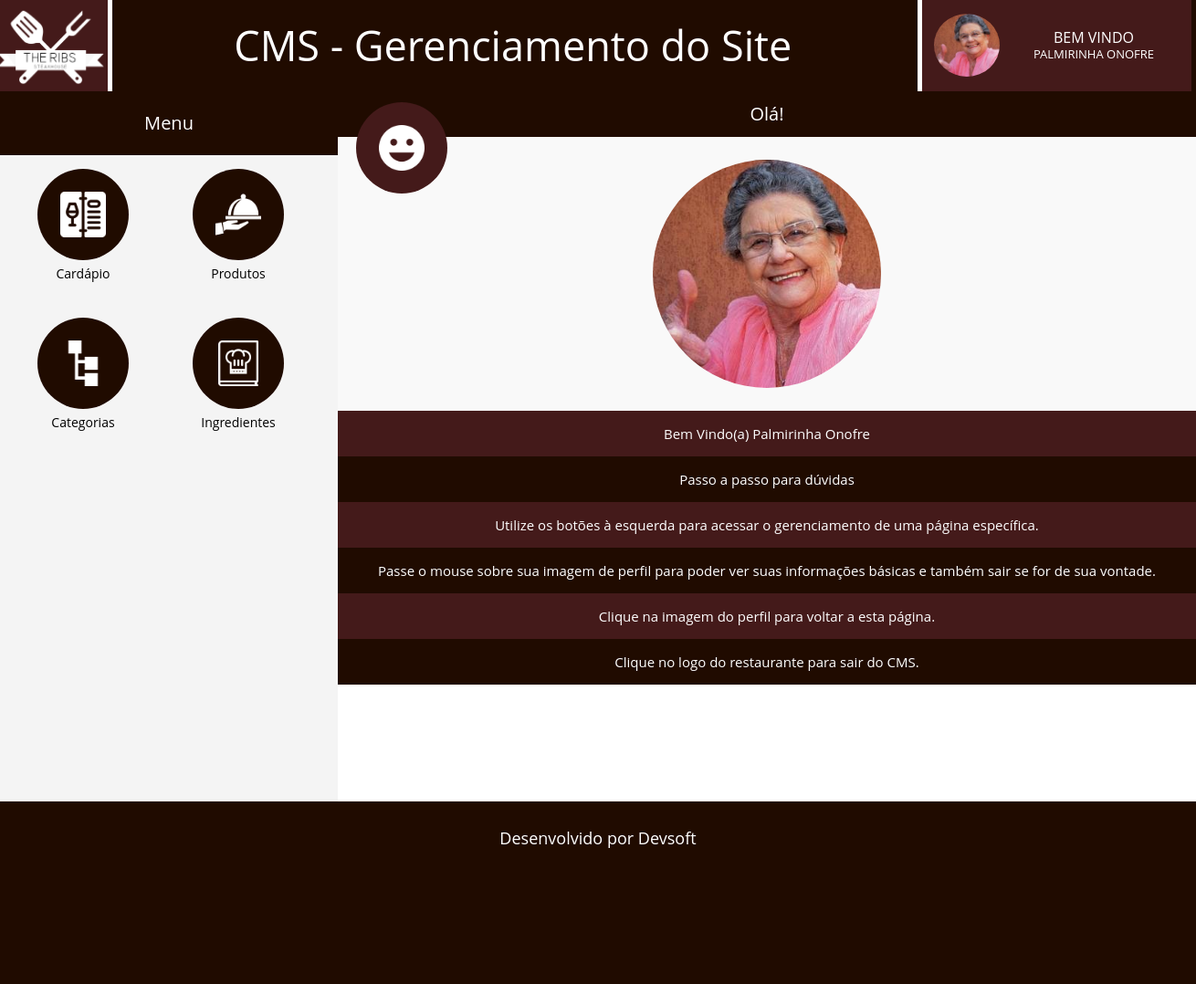
The page /cms/home.php (signed in) on the database its author committed.
### tables this page shows
CREATE TABLE `tbl_funcionario` (
  `id_funcionario` int(11) NOT NULL AUTO_INCREMENT,
  `id_restaurante` int(11) DEFAULT NULL,
  `id_cargo` int(11) NOT NULL,
  `id_endereco` int(11) NOT NULL,
  `cpf` varchar(15) NOT NULL,
  `nome_completo` varchar(200) NOT NULL,
  `num_registro` varchar(12) NOT NULL,
  `sexo` char(1) NOT NULL,
  `telefone` varchar(14) DEFAULT NULL,
  `celular` varchar(15) NOT NULL,
  `salario` float(11,2) NOT NULL,
  `dt_nasc` date NOT NULL,
  `statusMDM` tinyint(1) NOT NULL,
  `foto` varchar(200) NOT NULL,
  `email` varchar(80) NOT NULL,
  `dia_pagamento` varchar(2) NOT NULL,
  `comissao` float(3,2) DEFAULT NULL,
  `login` varchar(45) NOT NULL,
  `senha` varchar(45) NOT NULL,
  PRIMARY KEY (`id_funcionario`),
  UNIQUE KEY `cpf_UNIQUE` (`cpf`),
  UNIQUE KEY `login_UNIQUE` (`login`),
  UNIQUE KEY `email_UNIQUE` (`email`),
  KEY `fk_id_restaurante_idx` (`id_restaurante`),
  KEY `fk_id_endereco_idx` (`id_endereco`),
  KEY `fk_id_cargo_idx` (`id_cargo`),
  CONSTRAINT `fk_id_cargo` FOREIGN KEY (`id_cargo`) REFERENCES `tbl_cargo` (`id_cargo`) ON DELETE NO ACTION ON UPDATE NO ACTION,
  CONSTRAINT `fk_id_endereco` FOREIGN KEY (`id_endereco`) REFERENCES `tbl_endereco` (`id_endereco`) ON DELETE NO ACTION ON UPDATE NO ACTION,
  CONSTRAINT `fk_id_restaurante` FOREIGN KEY (`id_restaurante`) REFERENCES `tbl_restaurante` (`id_restaurante`) ON DELETE NO ACTION ON UPDATE NO ACTION
);

CREATE TABLE `tbl_cargopermissao` (
  `id_cargoPermissao` int(11) NOT NULL AUTO_INCREMENT,
  `id_cargo` int(11) NOT NULL,
  `id_permissao` int(11) NOT NULL,
  PRIMARY KEY (`id_cargoPermissao`),
  KEY `fk_id_cargo_idx` (`id_cargo`),
  KEY `fk_id_permissao_idx` (`id_permissao`),
  CONSTRAINT `fk_id_cargo2` FOREIGN KEY (`id_cargo`) REFERENCES `tbl_cargo` (`id_cargo`) ON DELETE NO ACTION ON UPDATE NO ACTION,
  CONSTRAINT `fk_id_permissao` FOREIGN KEY (`id_permissao`) REFERENCES `tbl_permissao` (`id_permissao`) ON DELETE NO ACTION ON UPDATE NO ACTION
);

### cms/home.php (the view, shortened to what this page needs)
<!DOCTYPE html>
<html>
    <head>
        <link rel="stylesheet" href="css/cssUniversal.css">
        <link rel="stylesheet" href="css/home.css">
        <link href="fontes/openSans" rel="stylesheet">
    </head>
    <body>
        <div id="esqueleto">
            <?php include_once('cabecalho/cabecalho.php');?>
            <section>
                <?php include_once('externos/menu_universal.php'); ?>
                <div id="div_titulo_crud">
                    <div id="titulo_crud">
                        Olá!
                    </div>
                    <div id="div_icone_crud">
                        <img src="img/welcomeIcon.png" alt="">
                    </div>
                </div>
                <div id="div_foraTabela">
                    <div id="div_conteudo">
                        <div id="div_imgHomeF" onclick="teste()">
                            <div id="imgHomeF">
                                <img src="<?php echo($fotoFuncionarioU); ?>" alt="">
                            </div>
                        </div>
                        <div id="div_infos">
                            <div class="div_infoF2">
                                <div class="infoF">
                                    <?php
                                    $nomeFCapitalizado = "";
                                    $nomeF = strtolower($nomeFuncionarioU);
                                    $partesNome = explode(" ", $nomeF);
                                    $i = 0;
                                    while($i < count($partesNome)){
                                        $nomeFCapitalizado = $nomeFCapitalizado." ".ucfirst($partesNome[$i]);
                                        $i++;
                                    }
                                    ?>
                                    Bem Vindo(a) <?php echo($nomeFCapitalizado); ?>
                                </div>
                            </div>
                            <div class="div_infoF">
                                <div class="infoF">
                                    Passo a passo para dúvidas
                                </div>
                            </div>
                            <div class="div_infoF2">
                                <div class="infoF">
                                    Utilize os botões à esquerda para acessar o gerenciamento de uma página específica.
                                </div>
                            </div>
                            <div class="div_infoF">
                                <div class="infoF">
                                    Passe o mouse sobre sua imagem de perfil para poder ver suas informações básicas e também
                                    sair se for de sua vontade.
                                </div>
                            </div>
                            <div class="div_infoF2">
                                <div class="infoF">
                                    Clique na imagem do perfil para voltar a esta página.
                                </div>
                            </div>
                            <div class="div_infoF">
                                <div class="infoF">
                                    Clique no logo do restaurante para sair do CMS.
                                </div>
                            </div>
                        </div>
                    </div>
                </div>
            </section>
            <?php include_once('rodape/rodape.php'); ?>
        </div>
    </body>
</html>

### cms/cabecalho/cabecalho.php (shortened to what this page needs)
<?php
    if(isset($_SESSION['id_funcionario'])){
        $idFuncionarioUniversal = $_SESSION['id_funcionario'];
        $sql = "select f.cpf, f.nome_completo, f.num_registro, f.sexo, f.telefone, f.celular, format(f.salario,2,'de_DE') as 'salario' , f.dt_nasc, f.email, f.dia_pagamento, f.comissao,            f.login, f.senha, f.foto, c.nome as 'nomeCargo', f.id_cargo, r.nome as 'nomeRestaurante', f.id_restaurante, cid.id_estado,
               e.id_cidade, e.id_endereco, e.logradouro, e.bairro, e.rua, e.aptbloco, e.numero from tbl_funcionario as f
               inner join tbl_cargo as c on f.id_cargo = c.id_cargo
               inner join tbl_restaurante as r on f.id_restaurante = r.id_restaurante
               inner join tbl_endereco as e on e.id_endereco = f.id_endereco
               inner join tbl_cidade as cid on cid.id_cidade = e.id_cidade where id_funcionario = ".$idFuncionarioUniversal;
        $select = mysql_query($sql);
        while($rs=mysql_fetch_array($select)){
            $nomeFuncionarioU = $rs['nome_completo'];
            $fotoFuncionarioU = $rs['foto'];
        }
    }else{
        ?>
            <script>window.location = "../index.php";</script>
        <?php
    }
?>
<header>
    <div id="cabecalho_cms">
        <div id="div_logoCabecalho">
            <a href="../modulos/sairSessao.php"><img src="img/logo.png" alt=""></a>
        </div>
        <div id="div_tituloCabecalho">
            CMS - Gerenciamento do Site
        </div>
        <div id="areaAbrirLogin">
            <div id="areaUser">
                <a href="home.php">
                    <div id="imgUser" onmouseover="abrirDetalhesUser()" onmouseout="fecharDetalhesUser()">
                        <img src="<?php echo($fotoFuncionarioU); ?>" alt=""/>
                    </div>
                </a>
                <div id="txtUser">
                    <div id="texto1_areaDoUsuario">
                        <span>BEM VINDO</span>
                    </div>
                    <div id="texto2_areaDoUsuario">
                        <span><?php echo($nomeFuncionarioU); ?></span>
                    </div>
                </div>
            </div>
        </div>
    </div>
</header>

### cms/externos/menu_universal.php (shortened to what this page needs)
<div id="menu_cms">
    <div id="titulo_menuCms">
        Menu
    </div>
    <div id="div_menuRecua">
    </div>
    <?php
        $sql = "select * from tbl_cargopermissao where id_cargo = ".$_SESSION['idCargoFuncionarioU'];
        $select = mysql_query($sql) or die(mysql_error());
        while($rs=mysql_fetch_array($select)){
            $idPermissao = $rs['id_permissao'];
            if($idPermissao == 1){
    ?>
                <!-- opa<a href="fechamentoPedido.php">
                    <div class="div_icone_pagina" style="<?php echo($displayFechamentoPedido); ?>">
                        <div class="icone_pagina">
                            <img src="img/fecharPedidoIcon.png" alt="">
                        </div>
                        <div class="texto_icone">
                            Fechamento do Pedido
                        </div>
                    </div>
                </a>-->
    <?php
            }elseif($idPermissao == 4){
    ?>
                <a href="crud_cardapio.php">
                    <div class="div_icone_pagina">
                        <div class="icone_pagina">
                            <img src="img/cardapioIcon.png" alt="">
                        </div>
                        <div class="texto_icone">
                            Cardápio
                        </div>
                    </div>
                </a>
    <?php
            }elseif($idPermissao == 6){
    ?>
                <a href="crud_produtos.php">
                    <div class="div_icone_pagina">
                        <div class="icone_pagina">
                            <img src="img/produtoIcon.png" alt="">
                        </div>
                        <div class="texto_icone">
                            Produtos
                        </div>
                    </div>
                </a>
    <?php
            }elseif($idPermissao == 7){
    ?>
                <a href="crud_categoria.php">
                    <div class="div_icone_pagina">
                        <div class="icone_pagina">
                            <img src="img/categoriasIcon.png" alt="">
                        </div>
                        <div class="texto_icone">
                            Categorias
                        </div>
                    </div>
                </a>
    <?php
            }elseif($idPermissao == 18){
    ?>
                <a href="crud_ingredientes.php">
                    <div class="div_icone_pagina">
                        <div class="icone_pagina">
                            <img src="img/crud_ingredientes.png" alt="">
                        </div>
                        <div class="texto_icone">
                           Ingredientes
                        </div>
                    </div>
                </a>
    <?php
            }
        }
    ?>
</div>

### cms/css/cssUniversal.css (style rules this page uses)
#esqueleto { max-width: 2000px; margin-left: auto; margin-right: auto; }
a { text-decoration: none; outline:none; }
body { width:100%; height: auto; }
header { width:100%; min-width: 1300px; max-width: 2000px; height: 100px; z-index: 99; }
#cabecalho_cms { width:100%; height:100px; background-color:#200b00; }
#div_logoCabecalho { width:9%; height:100px; background-color:#441a1a; border-right:5px solid #fff; text-align:center; float:left; }
#div_logoCabecalho img { width:120px; height:90px; margin-top:5px; margin-left:-5px; }
#div_tituloCabecalho { width:67%; height:100px; float:left; font-family:'Open Sans', sans-serif; font-size:45px; text-align:center; color:#fff; line-height:100px; }
#areaAbrirLogin { width:300px; height: 100px; margin-right:5px; background-color:#441a1a; float:right; }
#areaUser { width:100%; height: 100px; border-left:5px solid #fff; float:left; }
#imgUser { width:80px; height:80px; margin-left: 8px; margin-top: 10px; float:left; }
#imgUser img { width: 72px; height: 69px; margin-left: 5px; margin-top: 5px; border-radius: 50%; }
#txtUser { width:200px; height:100px; float:left; }
#texto1_areaDoUsuario { width:200px; height:20px; margin-top:30px; text-align:center; font-family:'Open Sans', sans-serif; color:#fff; font-size:16px; }
#texto2_areaDoUsuario { width:200px; height:20px; text-align:center; font-family:'Open Sans', sans-serif; color:#fff; font-size:13px; }
section { width:100%; height:778px; }
#menu_cms { min-width:auto; max-width:370px; width:370px; height:778px; background-color:#f4f4f4; overflow:auto; float:left; }
#titulo_menuCms { width:370px; height:70px; background-color:#200b00; position:absolute; font-family:'Open Sans', sans-serif; color:#fff; text-align:center; line-height:70px; font-size:20px; }
#div_menuRecua { width:300px; height:70px; }
.div_icone_pagina { width:158px; height:158px; margin-left:12px; margin-top:5px; float:left; }
.icone_pagina { width:100px; height:100px; margin-left:auto; margin-right:auto; margin-top:10px; background-color:#200b00; border-radius:50px; text-align:center; }
.icone_pagina img { width:50px; height:50px; margin-top:25px; }
.texto_icone { width:150px; height:30px; margin-top:5px; margin-left:auto; margin-right:auto; font-family:'Open Sans', sans-serif; text-align:center; color:#000; font-size:14px; }
#div_foraTabela { height:628px; margin-left:370px; }
#div_conteudo { width:100%; height:628px; overflow:auto; text-align:center; }
#div_titulo_crud { width:100%; height:50px; background-color:#200b00; }
#titulo_crud { font-family:'Open Sans', sans-serif; text-align:center; color:#fff; font-size:20px; line-height:50px; }
#div_icone_crud { width:100px; height:100px; margin-top:10px; background-color:#441a1a; border-radius:50px; margin-left:390px; margin-top:-38px; position:absolute; text-align:center; }
#div_icone_crud img { width:50px; height:50px; margin-top:25px; }

### cms/css/home.css (style rules this page uses)
#div_imgHomeF { width:100%; height:300px; display:flex; align-items:center; background-color:#f9f9f9; }
#imgHomeF { width:250px; height:250px; margin-left:auto; margin-right:auto; border-radius:50%; float:left; }
#div_infos { width:100%; background-color:red; position: relative; z-index: -1; margin-top: -300px; }
.div_infoF, .div_infoF2 { width:100%; height:50px; background-color:#200b00; float:left; }
.div_infoF2 { background-color:#441a1a; }
.infoF { width:100%; height:100%; float:left; font-family:'Open Sans', sans-serif; color:#fff; font-size:15px; line-height: 50px; }
#imgHomeF img { width:250px; height:250px; border-radius:50%; }

### rows shown on the page
tbl_funcionario: foto (picture), nome_completo "PALMIRINHA ONOFRE", nome_completo "Palmirinha Onofre"
